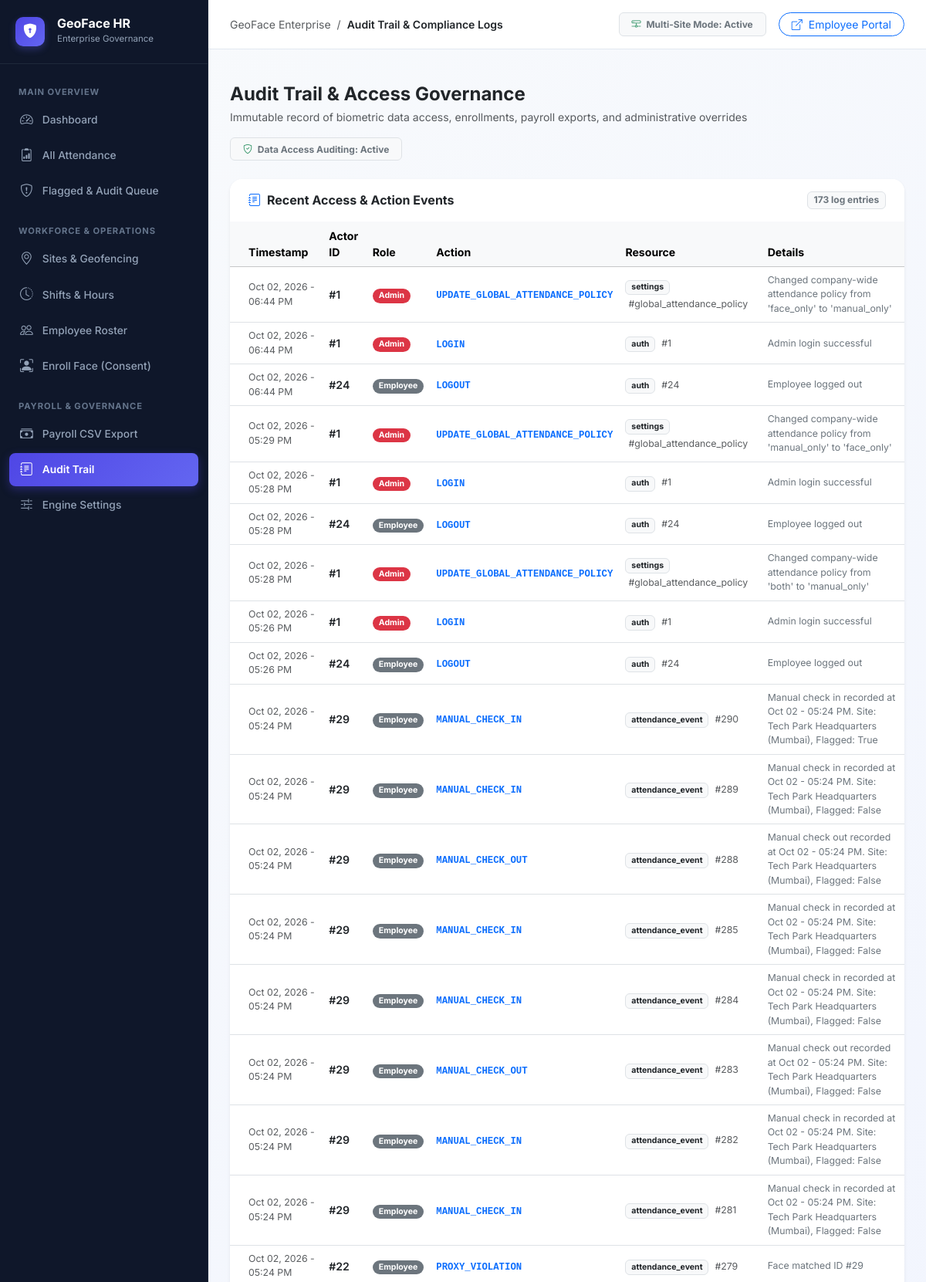
The page /admin/audit-logs (signed in, upper part) on the database its author committed.
### tables this page shows
CREATE TABLE audit_logs (
            id INTEGER PRIMARY KEY AUTOINCREMENT,
            actor_id INTEGER,
            actor_role TEXT,
            action TEXT NOT NULL,
            resource_type TEXT NOT NULL,
            resource_id TEXT,
            details TEXT,
            created_at TEXT NOT NULL
        );

### blueprints/admin/routes.py (the view)
@admin_bp.route("/audit-logs")
@login_required_admin
def audit_logs():
    conn = get_db_connection()
    c = conn.cursor()
    c.execute("""
        SELECT * FROM audit_logs
        ORDER BY created_at DESC
        LIMIT 250
    """)
    logs = [dict(r) for r in c.fetchall()]
    conn.close()
    for l in logs:
        l["created_display"] = format_local_timestamp(l["created_at"], include_year=True)
    return render_template("admin/audit_logs.html", logs=logs)

### config.py (called while the page is built)
def get_app_timezone():
    tz_str = os.environ.get("APP_TIMEZONE") or os.environ.get("TIMEZONE") or "Asia/Kolkata"
    try:
        return zoneinfo.ZoneInfo(tz_str)
    except Exception:
        try:
            return datetime.timezone(datetime.timedelta(hours=5, minutes=30))
        except Exception:
            return datetime.timezone.utc

def format_local_timestamp(iso_val, include_year=True):
    if not iso_val:
        return "—"
    try:
        if isinstance(iso_val, str):
            clean_str = iso_val.replace("Z", "+00:00")
            dt = datetime.datetime.fromisoformat(clean_str)
        elif isinstance(iso_val, datetime.datetime):
            dt = iso_val
        else:
            return str(iso_val)
        if dt.tzinfo is None:
            dt = dt.replace(tzinfo=datetime.timezone.utc)
        app_tz = get_app_timezone()
        local_dt = dt.astimezone(app_tz)
        if include_year:
            return local_dt.strftime("%b %d, %Y - %I:%M %p")
        return local_dt.strftime("%b %d - %I:%M %p")
    except Exception:
        return str(iso_val)

### core/auth.py (called while the page is built, shortened)
def login_required_admin(f):
    @wraps(f)
    def decorated_function(*args, **kwargs):
        role = session.get("role")
        admin_id = session.get("admin_id")
        return f(*args, **kwargs)
    return decorated_function

### core/db.py (called while the page is built)
def get_db_connection(db_path=None):
    path = db_path or Config.DB_PATH
    conn = sqlite3.connect(path, timeout=30.0)
    conn.row_factory = sqlite3.Row
    try:
        conn.execute("PRAGMA journal_mode=WAL;")
        conn.execute("PRAGMA synchronous=NORMAL;")
    except Exception:
        pass
    return conn

### templates/admin/audit_logs.html (shortened to what this page needs)
{% extends "admin/base_admin.html" %}
{% block page_title %}Audit Trail & Compliance Logs{% endblock %}
{% block content %}
<div class="d-flex flex-wrap justify-content-between align-items-center mb-4 gap-3">
    <div>
        <h4 class="fw-bold text-dark mb-1">Audit Trail & Access Governance</h4>
        <p class="text-muted small mb-0">Immutable record of biometric data access, enrollments, payroll exports, and administrative overrides</p>
    </div>
    <span class="badge bg-light text-secondary border px-3 py-2">
        <i class="bi bi-shield-check text-success me-1"></i> Data Access Auditing: Active
    </span>
</div>
<div class="card border-0 shadow-sm rounded-4 overflow-hidden bg-white mb-4">
    <div class="card-header bg-white border-0 py-3 px-4 d-flex justify-content-between align-items-center">
        <h6 class="fw-bold mb-0 text-dark"><i class="bi bi-journal-text text-primary me-2"></i>Recent Access & Action Events</h6>
        <span class="badge bg-light text-secondary border">{{ logs|length }} log entries</span>
    </div>
    <div class="table-responsive">
        <table class="table table-hover align-middle mb-0" style="font-size: 0.88rem;">
            <thead class="table-light text-secondary">
                <tr>
                    <th class="ps-4">Timestamp</th>
                    <th>Actor ID</th>
                    <th>Role</th>
                    <th>Action</th>
                    <th>Resource</th>
                    <th>Details</th>
                </tr>
            </thead>
            <tbody>
                {% if logs %}
                    {% for l in logs %}
                    <tr>
                        <td class="ps-4 text-muted small">{{ l.created_display }}</td>
                        <td class="fw-semibold text-dark">#{{ l.actor_id }}</td>
                        <td>
                            {% if l.actor_role == 'admin' %}
                            <span class="badge bg-danger rounded-pill px-2 py-1">Admin</span>
                            {% elif l.actor_role == 'manager' %}
                            <span class="badge bg-warning text-dark rounded-pill px-2 py-1">Manager</span>
                            {% else %}
                            <span class="badge bg-secondary rounded-pill px-2 py-1">Employee</span>
                            {% endif %}
                        </td>
                        <td>
                            <code class="fw-bold text-primary">{{ l.action }}</code>
                        </td>
                        <td>
                            <span class="badge bg-light text-dark border">{{ l.resource_type }}</span>
                            {% if l.resource_id %}<span class="text-muted small ms-1">#{{ l.resource_id }}</span>{% endif %}
                        </td>
                        <td class="text-secondary small">{{ l.details or '—' }}</td>
                    </tr>
                    {% endfor %}
                {% else %}
                    <tr>
                        <td colspan="6" class="text-center py-4 text-muted">No audit logs recorded yet.</td>
                    </tr>
                {% endif %}
            </tbody>
        </table>
    </div>
</div>
{% endblock %}

### static/css/style.css (style rules this page uses)
:root { --primary: #4f46e5; --primary-hover: #4338ca; --primary-light: #e0e7ff; --success: #10b981; --success-light: #d1fae5; --warning: #f59e0b; --warning-light: #fef3c7; --danger: #ef4444; --danger-light: #fee2e2; --dark: #0f172a; --slate-800: #1e293b; --slate-700: #334155; --slate-600: #475569; --slate-500: #64748b; --slate-400: #94a3b8; --slate-200: #e2e8f0; --slate-100: #f1f5f9; --bg-gradient: linear-gradient(135deg, #f8fafc 0%, #eef2ff 50%, #f1f5f9 100%); --card-bg: rgba(255, 255, 255, 0.95); --card-shadow: 0 10px 25px -5px rgba(0, 0, 0, 0.05), 0 8px 10px -6px rgba(0, 0, 0, 0.03); --card-shadow-hover: 0 20px 30px -10px rgba(79, 70, 229, 0.12); --radius-lg: 16px; --radius-md: 12px; --radius-sm: 8px; }
* { box-sizing: border-box; }
body { margin: 0; padding: 0; font-family: 'Inter', -apple-system, BlinkMacSystemFont, 'Segoe UI', Roboto, sans-serif; background: var(--bg-gradient); background-attachment: fixed; color: var(--slate-800); min-height: 100vh; -webkit-font-smoothing: antialiased; }

### templates/admin/base_admin.html (style rules this page uses)
:root { --admin-primary: #4f46e5; --admin-primary-hover: #4338ca; --admin-accent: #6366f1; --admin-sidebar-bg: #0f172a; --admin-sidebar-border: #1e293b; }
body { background-color: #f8fafc; color: #1e293b; font-family: 'Inter', system-ui, -apple-system, sans-serif; }

### rows shown on the page
audit_logs: created_display "Oct 02, 2026 - 06:44 PM", actor_id "1", actor_role "Admin", action "UPDATE_GLOBAL_ATTENDANCE_POLICY", resource_type "settings", resource_id "global_attendance_policy", details "Changed company-wide attendance policy from 'face_only' to 'manual_only'"
audit_logs: created_display "Oct 02, 2026 - 06:44 PM", actor_id "1", actor_role "Admin", action "LOGIN", resource_type "auth", resource_id "1", details "Admin login successful"
audit_logs: created_display "Oct 02, 2026 - 06:44 PM", actor_id "24", actor_role "Employee", action "LOGOUT", resource_type "auth", resource_id "24", details "Employee logged out"
audit_logs: created_display "Oct 02, 2026 - 05:29 PM", actor_id "1", actor_role "Admin", action "UPDATE_GLOBAL_ATTENDANCE_POLICY", resource_type "settings", resource_id "global_attendance_policy", details "Changed company-wide attendance policy from 'manual_only' to 'face_only'"
audit_logs: created_display "Oct 02, 2026 - 05:28 PM", actor_id "1", actor_role "Admin", action "LOGIN", resource_type "auth", resource_id "1", details "Admin login successful"
audit_logs: created_display "Oct 02, 2026 - 05:28 PM", actor_id "24", actor_role "Employee", action "LOGOUT", resource_type "auth", resource_id "24", details "Employee logged out"
audit_logs: created_display "Oct 02, 2026 - 05:28 PM", actor_id "1", actor_role "Admin", action "UPDATE_GLOBAL_ATTENDANCE_POLICY", resource_type "settings", resource_id "global_attendance_policy", details "Changed company-wide attendance policy from 'both' to 'manual_only'"
audit_logs: created_display "Oct 02, 2026 - 05:26 PM", actor_id "1", actor_role "Admin", action "LOGIN", resource_type "auth", resource_id "1", details "Admin login successful"
audit_logs: created_display "Oct 02, 2026 - 05:26 PM", actor_id "24", actor_role "Employee", action "LOGOUT", resource_type "auth", resource_id "24", details "Employee logged out"
audit_logs: created_display "Oct 02, 2026 - 05:24 PM", actor_id "29", actor_role "Employee", action "MANUAL_CHECK_IN", resource_type "attendance_event", resource_id "290", details "Manual check in recorded at Oct 02 - 05:24 PM. Site: Tech Park Headquarters (Mumbai), Flagged: True"
audit_logs: created_display "Oct 02, 2026 - 05:24 PM", actor_id "29", actor_role "Employee", action "MANUAL_CHECK_IN", resource_type "attendance_event", resource_id "289", details "Manual check in recorded at Oct 02 - 05:24 PM. Site: Tech Park Headquarters (Mumbai), Flagged: False"
audit_logs: created_display "Oct 02, 2026 - 05:24 PM", actor_id "29", actor_role "Employee", action "MANUAL_CHECK_OUT", resource_type "attendance_event", resource_id "288", details "Manual check out recorded at Oct 02 - 05:24 PM. Site: Tech Park Headquarters (Mumbai), Flagged: False"
audit_logs: created_display "Oct 02, 2026 - 05:24 PM", actor_id "29", actor_role "Employee", action "MANUAL_CHECK_IN", resource_type "attendance_event", resource_id "285", details "Manual check in recorded at Oct 02 - 05:24 PM. Site: Tech Park Headquarters (Mumbai), Flagged: False"
audit_logs: created_display "Oct 02, 2026 - 05:24 PM", actor_id "29", actor_role "Employee", action "MANUAL_CHECK_IN", resource_type "attendance_event", resource_id "284", details "Manual check in recorded at Oct 02 - 05:24 PM. Site: Tech Park Headquarters (Mumbai), Flagged: False"
audit_logs: created_display "Oct 02, 2026 - 05:24 PM", actor_id "29", actor_role "Employee", action "MANUAL_CHECK_OUT", resource_type "attendance_event", resource_id "283", details "Manual check out recorded at Oct 02 - 05:24 PM. Site: Tech Park Headquarters (Mumbai), Flagged: False"
audit_logs: created_display "Oct 02, 2026 - 05:24 PM", actor_id "29", actor_role "Employee", action "MANUAL_CHECK_IN", resource_type "attendance_event", resource_id "282", details "Manual check in recorded at Oct 02 - 05:24 PM. Site: Tech Park Headquarters (Mumbai), Flagged: False"
audit_logs: created_display "Oct 02, 2026 - 05:24 PM", actor_id "29", actor_role "Employee", action "MANUAL_CHECK_IN", resource_type "attendance_event", resource_id "281", details "Manual check in recorded at Oct 02 - 05:24 PM. Site: Tech Park Headquarters (Mumbai), Flagged: False"
audit_logs: created_display "Oct 02, 2026 - 05:24 PM", actor_id "22", actor_role "Employee", action "PROXY_VIOLATION", resource_type "attendance_event", resource_id "279", details "Face matched ID #29"

### other values the page prints
{{ logs|length }} "173"
